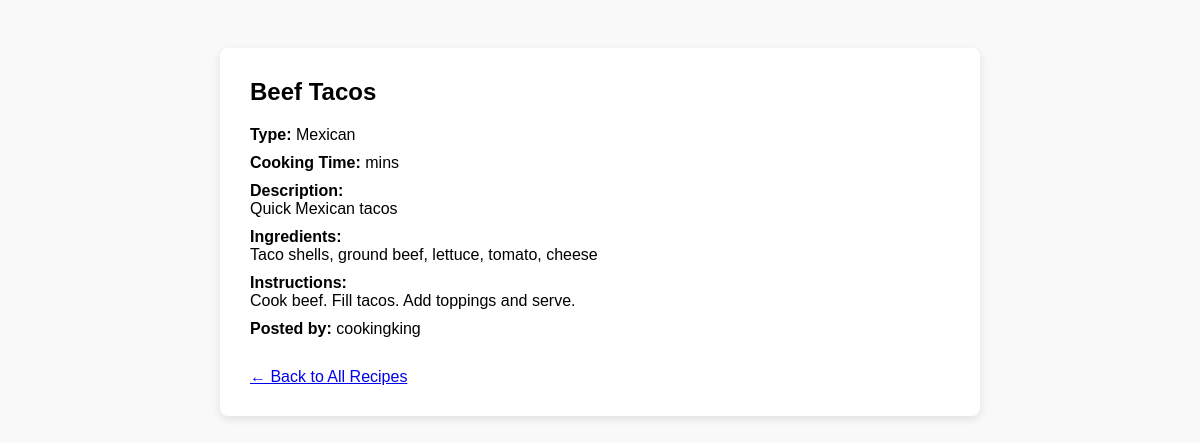
The page /view_recipe.php?rid=3 on the database its author committed.
### tables this page shows
CREATE TABLE `recipes` (
  `rid` int(11) NOT NULL,
  `name` varchar(50) NOT NULL,
  `description` varchar(300) DEFAULT NULL,
  `type` enum('French','Italian','Chinese','Indian','Mexican','Others') NOT NULL,
  `Cookingtime` int(4) ,
  `ingredients` varchar(1000) ,
  `instructions` varchar(1000) ,
  `image` varchar(200),
  `uid` int(11) UNSIGNED NOT NULL
);

CREATE TABLE `users` (
  `uid` int(11) UNSIGNED NOT NULL,
  `username` varchar(255) NOT NULL,
  `password` varchar(255) NOT NULL,
  `email` varchar(255) NOT NULL
);

### view_recipe.php (the view, shortened to what this page needs)
<?php
include 'db.php';
$rid = $_GET['rid'] ?? null;
$stmt = $conn->prepare("SELECT r.*, u.username FROM recipes r JOIN users u ON r.uid = u.uid WHERE r.rid = ?");
$stmt->bind_param("i", $rid);
$stmt->execute();
$result = $stmt->get_result();
$recipe = $result->fetch_assoc();
?>
<!DOCTYPE html>
<html>
<head>
</head>
<body>
    <div class="container">
        <h2><?php echo htmlspecialchars($recipe['name']); ?></h2>
        <p><strong>Type:</strong> <?php echo htmlspecialchars($recipe['type']); ?></p>
        <p><strong>Cooking Time:</strong> <?php echo $recipe['cookingtime']; ?> mins</p>
        <p><strong>Description:</strong><br><?php echo nl2br(htmlspecialchars($recipe['description'])); ?></p>
        <p><strong>Ingredients:</strong><br><?php echo nl2br(htmlspecialchars($recipe['ingredients'])); ?></p>
        <p><strong>Instructions:</strong><br><?php echo nl2br(htmlspecialchars($recipe['instructions'])); ?></p>
        <p><strong>Posted by:</strong> <?php echo htmlspecialchars($recipe['username']); ?></p>
        <a class="back" href="index.php">← Back to All Recipes</a>
    </div>
</body>
</html>

### view_recipe.php (style rules this page uses)
body { font-family: Arial; padding: 40px; background: #f9f9f9; }
.container { background: white; padding: 30px; border-radius: 8px; max-width: 700px; margin: auto; box-shadow: 0 3px 8px rgba(0,0,0,0.1); }
h2 { margin-top: 0; }
p { margin: 10px 0; }
.back { margin-top: 20px; display: inline-block; }

### rows shown on the page
recipes: name "Beef Tacos", type "Mexican", description "Quick Mexican tacos", ingredients "Taco shells, ground beef, lettuce, tomato, cheese", instructions "Cook beef. Fill tacos. Add toppings and serve.", uid.username "cookingking"
